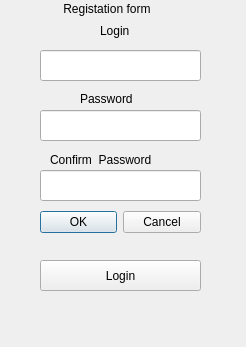
<?xml version="1.0" encoding="UTF-8"?>
<ui version="4.0">
 <class>RegForm</class>
 <widget class="QWidget" name="RegForm">
  <property name="geometry">
   <rect>
    <x>0</x>
    <y>0</y>
    <width>246</width>
    <height>347</height>
   </rect>
  </property>
  <property name="windowTitle">
   <string>Form</string>
  </property>
  <property name="autoFillBackground">
   <bool>true</bool>
  </property>
  <property name="styleSheet">
   <string notr="true"/>
  </property>
  <property name="aqua" stdset="0">
   <color>
    <red>153</red>
    <green>193</green>
    <blue>241</blue>
   </color>
  </property>
  <widget class="QLineEdit" name="ConfirmPasswordLineEdit">
   <property name="geometry">
    <rect>
     <x>40</x>
     <y>170</y>
     <width>161</width>
     <height>31</height>
    </rect>
   </property>
   <property name="text">
    <string/>
   </property>
  </widget>
  <widget class="QLineEdit" name="LoginLineEdit">
   <property name="geometry">
    <rect>
     <x>40</x>
     <y>50</y>
     <width>161</width>
     <height>31</height>
    </rect>
   </property>
   <property name="inputMethodHints">
    <set>Qt::ImhNone</set>
   </property>
   <property name="text">
    <string/>
   </property>
  </widget>
  <widget class="QLineEdit" name="PasswordLineEdit">
   <property name="geometry">
    <rect>
     <x>40</x>
     <y>110</y>
     <width>161</width>
     <height>31</height>
    </rect>
   </property>
   <property name="text">
    <string/>
   </property>
  </widget>
  <widget class="QDialogButtonBox" name="buttonBox">
   <property name="geometry">
    <rect>
     <x>40</x>
     <y>210</y>
     <width>161</width>
     <height>25</height>
    </rect>
   </property>
   <property name="standardButtons">
    <set>QDialogButtonBox::Cancel|QDialogButtonBox::Ok</set>
   </property>
  </widget>
  <widget class="QPushButton" name="LoginButton">
   <property name="geometry">
    <rect>
     <x>40</x>
     <y>260</y>
     <width>161</width>
     <height>31</height>
    </rect>
   </property>
   <property name="text">
    <string>Login</string>
   </property>
  </widget>
  <widget class="QLabel" name="label">
   <property name="geometry">
    <rect>
     <x>100</x>
     <y>20</y>
     <width>66</width>
     <height>21</height>
    </rect>
   </property>
   <property name="text">
    <string>Login</string>
   </property>
  </widget>
  <widget class="QLabel" name="label_2">
   <property name="geometry">
    <rect>
     <x>80</x>
     <y>90</y>
     <width>66</width>
     <height>17</height>
    </rect>
   </property>
   <property name="text">
    <string>Password</string>
   </property>
  </widget>
  <widget class="QLabel" name="label_3">
   <property name="geometry">
    <rect>
     <x>50</x>
     <y>150</y>
     <width>141</width>
     <height>20</height>
    </rect>
   </property>
   <property name="text">
    <string>Confirm  Password</string>
   </property>
  </widget>
  <widget class="QLabel" name="label_4">
   <property name="geometry">
    <rect>
     <x>10</x>
     <y>0</y>
     <width>211</width>
     <height>17</height>
    </rect>
   </property>
   <property name="text">
    <string>                Registation form</string>
   </property>
  </widget>
 </widget>
 <resources/>
 <connections/>
</ui>
